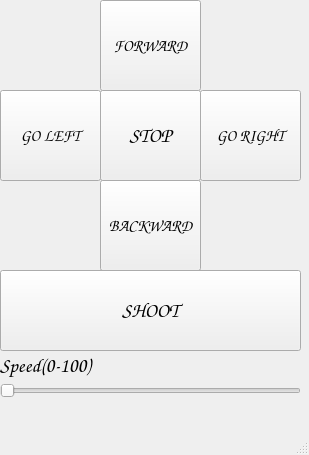
<?xml version="1.0" encoding="UTF-8"?>
<ui version="4.0">
 <class>MainWindow</class>
 <widget class="QMainWindow" name="MainWindow">
  <property name="geometry">
   <rect>
    <x>0</x>
    <y>0</y>
    <width>309</width>
    <height>455</height>
   </rect>
  </property>
  <property name="sizePolicy">
   <sizepolicy hsizetype="Fixed" vsizetype="Fixed">
    <horstretch>0</horstretch>
    <verstretch>0</verstretch>
   </sizepolicy>
  </property>
  <property name="font">
   <font>
    <family>Comic Sans MS</family>
   </font>
  </property>
  <property name="windowTitle">
   <string>Car Controls</string>
  </property>
  <property name="toolButtonStyle">
   <enum>Qt::ToolButtonIconOnly</enum>
  </property>
  <property name="animated">
   <bool>true</bool>
  </property>
  <property name="dockNestingEnabled">
   <bool>false</bool>
  </property>
  <property name="unifiedTitleAndToolBarOnMac">
   <bool>false</bool>
  </property>
  <widget class="QWidget" name="centralwidget">
   <widget class="QPushButton" name="leftButton">
    <property name="geometry">
     <rect>
      <x>0</x>
      <y>90</y>
      <width>101</width>
      <height>91</height>
     </rect>
    </property>
    <property name="font">
     <font>
      <family>Comic Sans MS</family>
      <pointsize>12</pointsize>
     </font>
    </property>
    <property name="text">
     <string>GO LEFT</string>
    </property>
   </widget>
   <widget class="QPushButton" name="rightButton">
    <property name="geometry">
     <rect>
      <x>200</x>
      <y>90</y>
      <width>101</width>
      <height>91</height>
     </rect>
    </property>
    <property name="font">
     <font>
      <family>Comic Sans MS</family>
      <pointsize>12</pointsize>
     </font>
    </property>
    <property name="text">
     <string>GO RIGHT</string>
    </property>
   </widget>
   <widget class="QPushButton" name="backwardButton">
    <property name="geometry">
     <rect>
      <x>100</x>
      <y>180</y>
      <width>101</width>
      <height>91</height>
     </rect>
    </property>
    <property name="font">
     <font>
      <family>Comic Sans MS</family>
      <pointsize>12</pointsize>
     </font>
    </property>
    <property name="text">
     <string>BACKWARD</string>
    </property>
   </widget>
   <widget class="QPushButton" name="fowardButton">
    <property name="geometry">
     <rect>
      <x>100</x>
      <y>0</y>
      <width>101</width>
      <height>91</height>
     </rect>
    </property>
    <property name="font">
     <font>
      <family>Comic Sans MS</family>
      <pointsize>12</pointsize>
     </font>
    </property>
    <property name="text">
     <string>FORWARD</string>
    </property>
   </widget>
   <widget class="QLabel" name="label">
    <property name="geometry">
     <rect>
      <x>0</x>
      <y>350</y>
      <width>131</width>
      <height>31</height>
     </rect>
    </property>
    <property name="font">
     <font>
      <family>Comic Sans MS</family>
      <pointsize>15</pointsize>
     </font>
    </property>
    <property name="text">
     <string>Speed(0-100)</string>
    </property>
   </widget>
   <widget class="QSlider" name="horizontalSlider">
    <property name="geometry">
     <rect>
      <x>0</x>
      <y>380</y>
      <width>301</width>
      <height>22</height>
     </rect>
    </property>
    <property name="orientation">
     <enum>Qt::Horizontal</enum>
    </property>
   </widget>
   <widget class="QPushButton" name="shootButton">
    <property name="geometry">
     <rect>
      <x>0</x>
      <y>270</y>
      <width>301</width>
      <height>81</height>
     </rect>
    </property>
    <property name="font">
     <font>
      <family>Comic Sans MS</family>
      <pointsize>15</pointsize>
     </font>
    </property>
    <property name="text">
     <string>SHOOT</string>
    </property>
   </widget>
   <widget class="QPushButton" name="stopButton">
    <property name="geometry">
     <rect>
      <x>100</x>
      <y>90</y>
      <width>101</width>
      <height>91</height>
     </rect>
    </property>
    <property name="font">
     <font>
      <family>Comic Sans MS</family>
      <pointsize>15</pointsize>
     </font>
    </property>
    <property name="mouseTracking">
     <bool>false</bool>
    </property>
    <property name="text">
     <string>STOP</string>
    </property>
   </widget>
  </widget>
  <widget class="QMenuBar" name="menubar">
   <property name="enabled">
    <bool>true</bool>
   </property>
   <property name="geometry">
    <rect>
     <x>0</x>
     <y>0</y>
     <width>309</width>
     <height>23</height>
    </rect>
   </property>
   <property name="sizePolicy">
    <sizepolicy hsizetype="Fixed" vsizetype="Fixed">
     <horstretch>0</horstretch>
     <verstretch>0</verstretch>
    </sizepolicy>
   </property>
  </widget>
  <widget class="QStatusBar" name="statusbar"/>
  <action name="actionclose">
   <property name="text">
    <string>close</string>
   </property>
  </action>
 </widget>
 <resources/>
 <connections/>
</ui>
